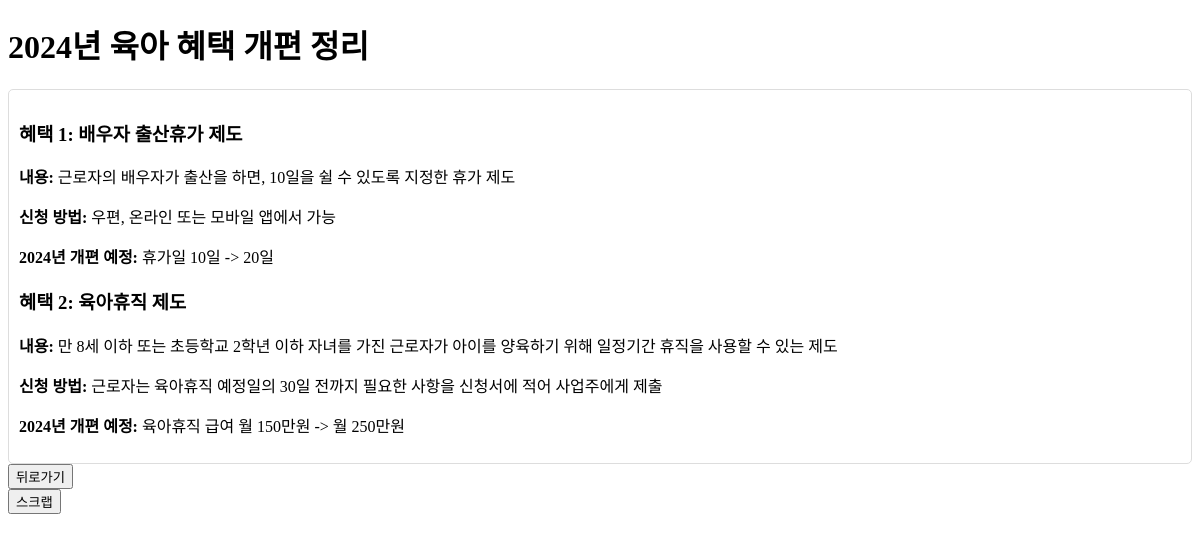
The app's page /program/policies/1/ with its own data.
### program/models.py (models this page shows, shortened)
class Policy(models.Model):
    title = models.CharField(max_length=200)
    image = models.ImageField(upload_to='policy_images/', blank=True, null=True) #제도 이미지
    created_at = models.DateTimeField(auto_now_add=True)  #최신 등록순

class Benefit(models.Model):
    policy = models.ForeignKey(Policy, related_name='benefits', on_delete=models.CASCADE)
    title = models.CharField(max_length=200)
    content = models.TextField()
    eligibility = models.TextField(blank=True, null=True)  # 지원 조건
    application_period = models.TextField(blank=True, null=True)  # 신청 시기
    application_method = models.TextField(blank=True, null=True) #신청 방법
    additional_info = models.TextField(blank=True, null=True)  # 기타
    planned_changes = models.TextField(blank=True, null=True) #개편 예정

### program/views.py (the view)
# urls.py: path('policies/<int:policy_id>/', policy_detail, name='policy_detail'),
def policy_detail(request, policy_id):
    policy = get_object_or_404(Policy, id=policy_id)
    is_scrapped = Scrap.objects.filter(user=request.user, policy=policy).exists() if request.user.is_authenticated else False
    return render(request, 'program/policy_detail.html', {'policy': policy, 'is_scrapped': is_scrapped})

### program/templates/program/policy_detail.html (shortened to what this page needs)
<!DOCTYPE html>
<html>
<head>
</head>
<body>
    <h1>{{ policy.title }}</h1>
    <div class="content">
        {% for benefit in policy.benefits.all %}
            <h3>혜택 {{ forloop.counter }}: {{ benefit.title }}</h3>
            <p><strong>내용:</strong> {{ benefit.content }}</p>
            <p><strong>신청 방법:</strong> {{ benefit.application_method }}</p>
            {% if benefit.planned_changes %}
                <p><strong>2024년 개편 예정:</strong> {{ benefit.planned_changes }}</p>
            {% endif %}
        {% endfor %}
    </div>
    <button onclick="goBack()">뒤로가기</button>
    {% if is_scrapped %}
    <form method="POST" action="{% url 'program:remove_scrap_policy' policy.id %}">
        {% csrf_token %}
        <button type="submit" name="scrap">스크랩 취소</button> {{ policy.scrap_set.count }}</form>
    {% else %}
    <form method="POST" action="{% url 'program:add_scrap_policy' policy.id %}">
        <button type="submit" name="scrap">스크랩</button> {{ policy.scrap_set.count }}</form>
    {% endif %}
</body>
</html>

### program/templates/program/policy_detail.html (style rules this page uses)
.content { margin-top: 10px; border: 1px solid #ddd; padding: 10px; border-radius: 5px; }

### records on screen
Policy: title "2024년 육아 혜택 개편 정리"
Benefit: title "배우자 출산휴가 제도", content "근로자의 배우자가 출산을 하면, 10일을 쉴 수 있도록 지정한 휴가 제도", application_method "우편, 온라인 또는 모바일 앱에서 가능", planned_changes "휴가일 10일 -> 20일"
Benefit: title "육아휴직 제도", content "만 8세 이하 또는 초등학교 2학년 이하 자녀를 가진 근로자가 아이를 양육하기 위해 일정기간 휴직을 사용할 수 있는 제도", application_method "근로자는 육아휴직 예정일의 30일 전까지 필요한 사항을 신청서에 적어 사업주에게 제출", planned_changes "육아휴직 급여 월 150만원 -> 월 250만원"
